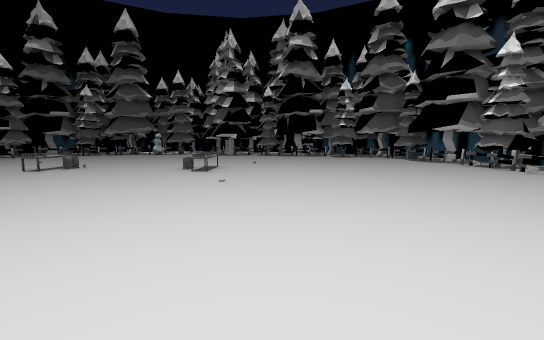
[1] (above)

16 first-person views from a walk through a Unity game level. The camera is 1.2 m above the floor, tilts 6° down and sees 90° across. The floor is counted in squares, 2 m on a side. Each view is taken from the middle of a square. On the plan, view 1 faces up. The plan holds only what a view shows up to about 9 squares ahead; the rest is blank. The place goes on beyond the plan. The player is left out. Some animated figures are left out. Some surface patterns are stand-ins.

[2]
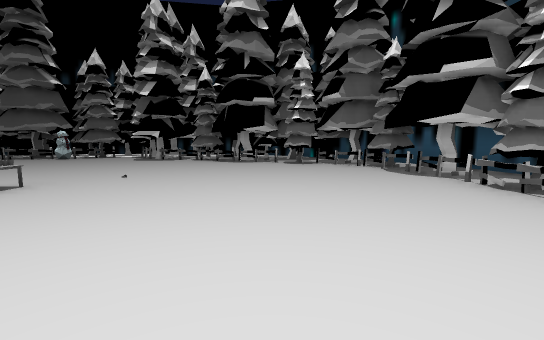

[3]
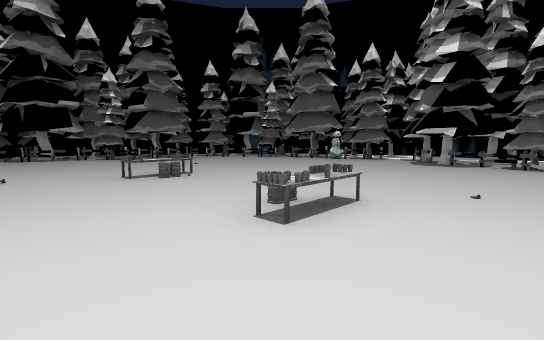

[4]
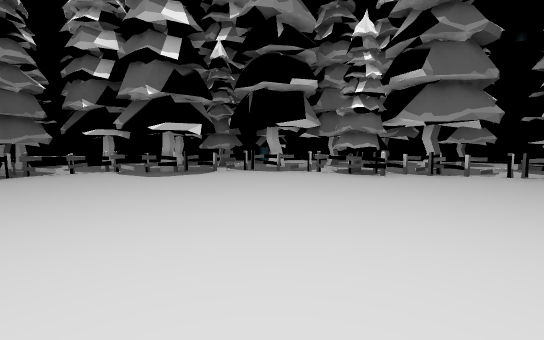

[5]
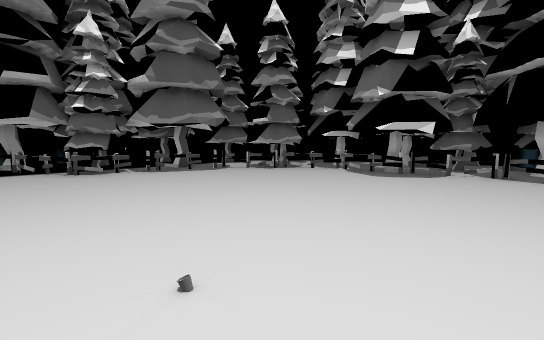

[6]
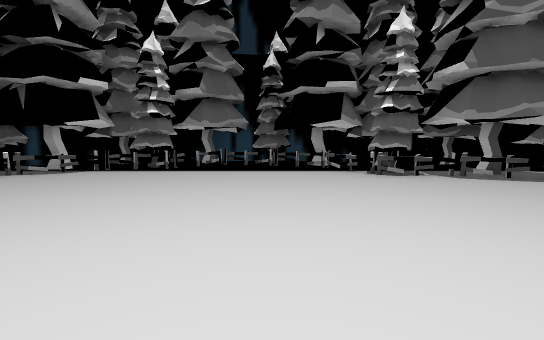

[7]
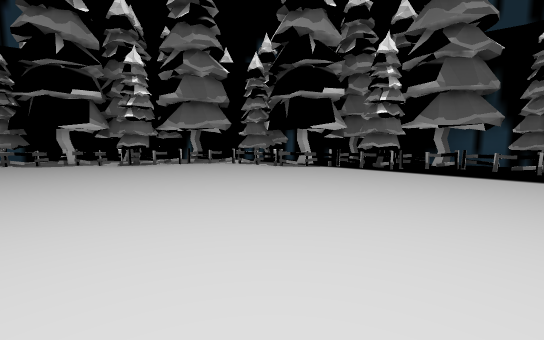

[8]
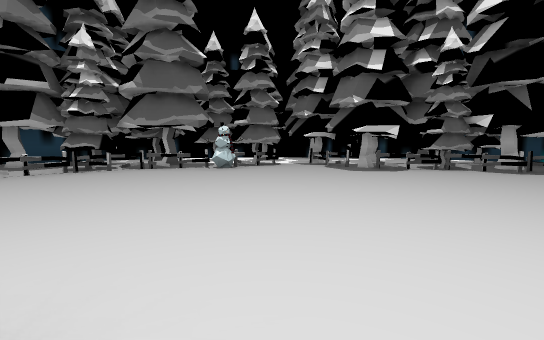

[9]
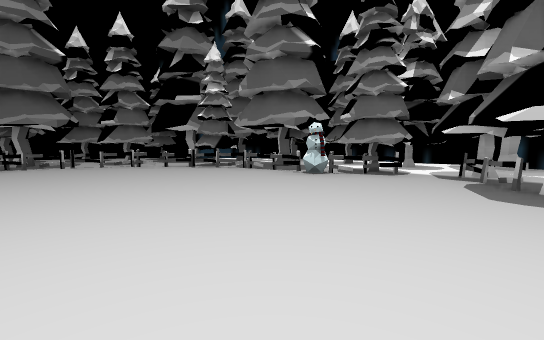

[10]
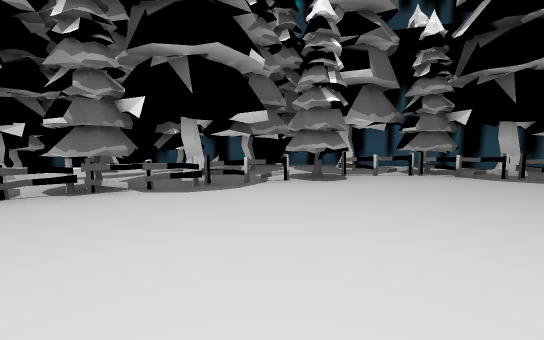

[11]
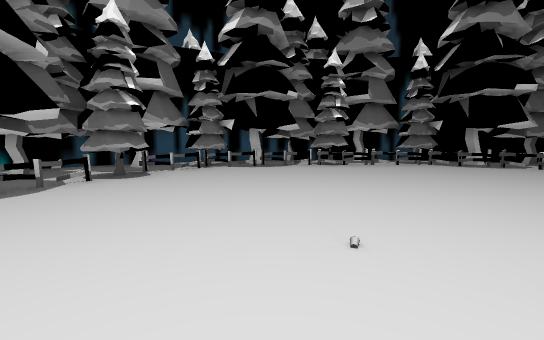

[12]
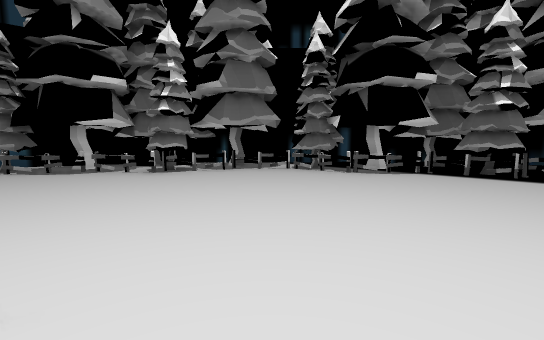

[13]
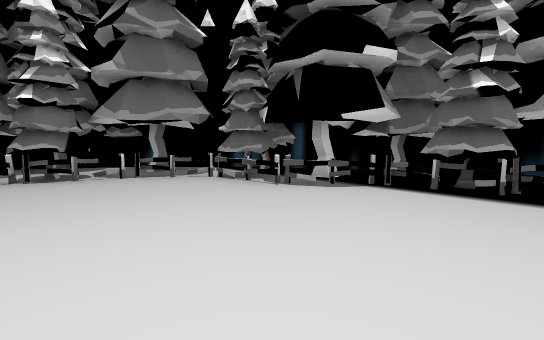

[14]
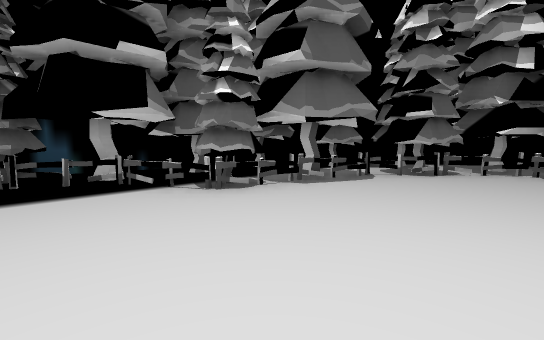

[15]
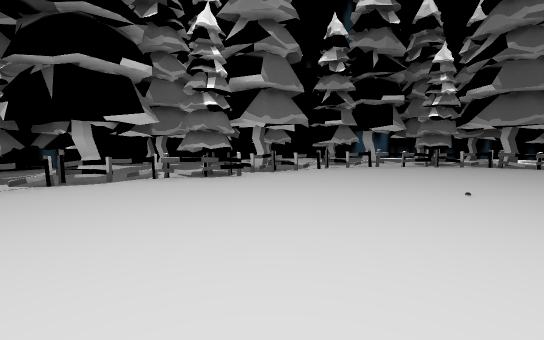

[16]
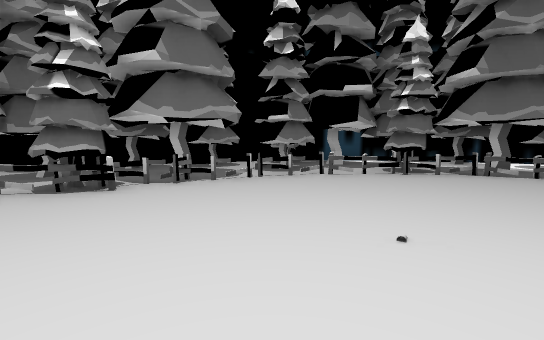

### Floor plan
Points are (right, up) in squares from view 1. A wall is a line through its corners. A room is listed if a view was taken in it or the views show most of it. See-through windows are left out.
Room 1 (views 1, 2, 3, 4, 5, 6, 7, 8, 9, 10, 11, 12, 13, 14, 15, 16)
walls: (-6.2, -0.7) (-5.9, -1) (-6, -1.6); (-1.5, 11.4) (-2.3, 11.5); (-10, 6.3) (-10.7, 6.2); (0, 11.6) (-0.5, 11.7); (0.2, 11.7) (-0.6, 11.6); (1.4, -1) (1.8, -0.7); (-10.2, 7.1) (-9.9, 6.8) (-10.1, 6.3) (-10.7, 6.3); (2.9, 10.2) (2.5, 10.3) (2.5, 11); (-4.1, 12.8) (-4.6, 12.6); (-6.5, -2.1) (-6, -2.4); (-0.1, -2.4) (0.6, -2.7); (-7.7, 11.5) (-8.2, 11.4); (4.9, 6.6) (5.4, 7); (-10.7, 2.1) (-10.3, 1.5); (-0.7, -2.9) (-0.2, -2.4) (0.3, -2.5); (3.3, -0.3) (3.8, -0.1); (-10.5, 8.4) (-11, 8.2); (-10.7, 2) (-10.3, 1.6); (1.4, 12) (1, 11.7); (4.7, 1.8) (5, 1.9); (4.5, 1.3) (4.8, 1.9); (-0.6, 13.1) (-1.5, 13.2); (-11.4, 6.1) (-11.7, 5.7); (-11.3, 6.8) (-11.4, 6) (-12.1, 5.8); (-7.5, 12.3) (-7.5, 11.8); (5.2, 2.4) (5, 2.9); (-3.8, 13.6) (-3.8, 12.9) (-4.2, 12.7); (-9.5, 10.7) (-9.6, 10.1); (-8.2, -2.1) (-7.9, -2.3); (4.8, 9.1) (4.3, 9.7); (-8.4, -2) (-7.6, -2.4); (-9.6, 10.9) (-9.5, 10.2) (-9.9, 9.8); (2.9, 11.6) (2, 11.7) (1.8, 12.4); (-11.8, 3.2) (-11.5, 2.6); (-9.8, -1.1) (-9.3, -1.4); (-2.1, -4.2) (-0.3, -3.9) (2.6, -2.4) (4.7, -0.4) (4.9, 0.2); (-10.1, -1) (-9.3, -1.2); (-4, -4.3) (-3.5, -4.4) (-2.2, -4.2); (6.2, 6.8) (5.9, 7.5) (5.9, 7.9); (5.2, 0.4) (6, 2); (-5.4, -4.1) (-4.2, -4.3); (-8.3, 12.8) (-8.9, 12.6) (-9.4, 12.7); (-11.8, 8.4) (-11.9, 7.6); (-11.9, 8.7) (-11.9, 8.2); (6.4, 2.8) (6.7, 4.9); (-11.4, 10.1) (-11.5, 9.4); (-7.2, 13.9) (-7.8, 13.7); (6.9, 6.1) (6.4, 9.2) (5, 12); (-9.7, 12.5) (-10, 12.1)
low walls: (1.3, -0.8) (1.6, -0.4); (4.5, 9.2) (4.2, 9.6)
objects: fence (-11, 4); fence (-11, 5); fence (-10, 1); fence (-10, 3); fence (-10, 6); fence (-10, 8); fence (-10, 9); fence (-9, 0); fence (-9, 10); fence (-8, 0); fence (-8, 11); fence (-7, -1); fence (-7, 12); fence (-6, 12); fence (-5, -2); table (-5, 6); fence (-5, 11); other object (-5, 12); fence (-4, -3); fence (-3, 13); fence (-2, -3); fence (-1, -2); table (-1, 6); other object (-1, 7); fence (-1, 12); fence (0, -1); fence (1, -1); fence (1, 11); fence (2, 11); fence (3, 0); fence (3, 1); fence (4, 2); fence (4, 9); fence (4, 10); fence (5, 4); fence (5, 5); fence (5, 6); fence (5, 8)

Where each view was taken, in squares from view 1:
view 1: 0 up, 0 right, facing up
view 2: 3 up, 2 right, facing up
view 3: 4 up, 0 right, facing up-left
view 4: 5 up, 5 left, facing left
view 5: 5 up, 5 left, facing down-left
view 6: 4 up, 4 left, facing down
view 7: 4 up, 4 left, facing down-right
view 8: 6 up, 4 left, facing up
view 9: 8 up, 2 left, facing up-left
view 10: 8 up, 1 left, facing up-right
view 11: 8 up, 2 left, facing right
view 12: 4 up, 2 left, facing down-right
view 13: 2 up, 2 left, facing down-right
view 14: 2 up, 4 left, facing down-left
view 15: 4 up, 6 left, facing up-left
view 16: 6 up, 6 left, facing up-left
